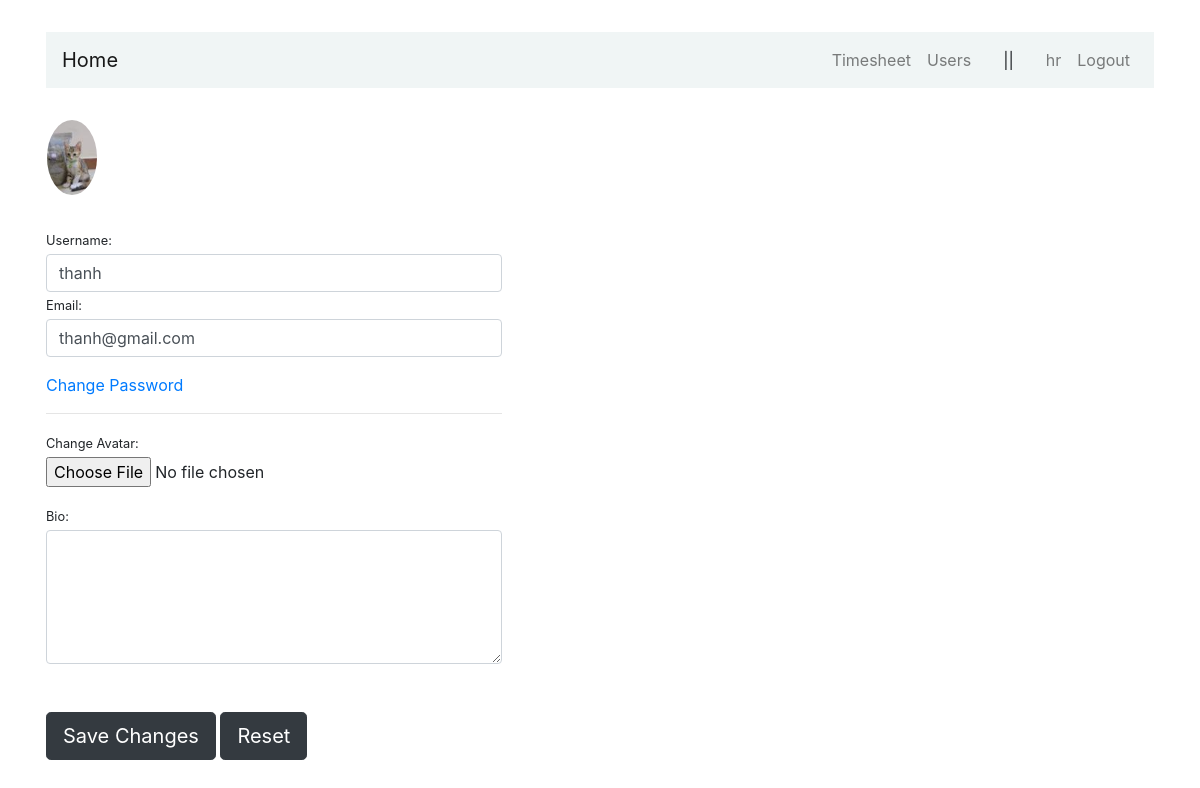
The app's page /users/edit/4 (signed in) with its own data.
### users/models.py (models this page shows, shortened)
class User(AbstractBaseUser, PermissionsMixin):
    username = models.CharField(_("username"), max_length=100, unique=True, validators=[UnicodeUsernameValidator()], error_messages={"unique": _("A user with that username already exists."),})
    first_name = models.CharField(_("first name"), max_length=100, blank=True)
    last_name = models.CharField(_("last name"), max_length=100, blank=True)    # Surname
    email = models.EmailField(_("email address"), blank=True)
    is_staff = models.BooleanField(_("staff status"), default=False,)
    is_active = models.BooleanField(_("active"), default=True)
    date_joined = models.DateTimeField(_("date joined"), default=timezone.now)
    objects = UserManager()
    EMAIL_FIELD = "email"
    USERNAME_FIELD = "username"
    class Meta:
        verbose_name = _("user")
        verbose_name_plural = _("users")

class Profile(models.Model):
    user = models.OneToOneField(User, on_delete=models.CASCADE)
    avatar = models.ImageField(default='images/avatar_default.jpg', upload_to='images')
    gender = models.CharField(_("gender"), max_length=100, blank=True, choices=GENDER_CHOICES)
    address = models.CharField(_("address"), max_length=100, blank=True)
    birthday = models.DateField(_("birthday"), max_length=10, blank=True, null=True)

### users/views.py (the view)
# urls.py: path('users/edit/<int:pk>', views.profile, name='users-edit'),
@login_required
def profile(request, pk):
    target_user = User.objects.get(id=pk)
    if request.method == 'POST':
        user_form = UpdateUserForm(request.POST, instance=target_user)
        profile_form = UpdateProfileForm(request.POST, request.FILES, instance=target_user.profile)
        if user_form.is_valid() and profile_form.is_valid():
            user_form.save()
            profile_form.save()
            messages.success(request, 'Your profile is updated successfully')
            return redirect(f"/users/edit/{pk}")
    else:
        user_form = UpdateUserForm(instance=target_user)
        profile_form = UpdateProfileForm(instance=target_user.profile)
    return render(request, 'users/profile.html', {'target_user': target_user, 'user_form': user_form, 'profile_form': profile_form})

### users/forms.py
class UpdateUserForm(forms.ModelForm):
    username = forms.CharField(max_length=100,
                               required=True,
                               widget=forms.TextInput(attrs={'class': 'form-control'}))
    email = forms.EmailField(required=False,
                             widget=forms.TextInput(attrs={'class': 'form-control'}))
    class Meta:
        model = User
        fields = ['username', 'email']

class UpdateProfileForm(forms.ModelForm):
    avatar = forms.ImageField(widget=forms.FileInput(attrs={'class': 'form-control-file'}))
    address = forms.CharField(widget=forms.Textarea(attrs={'class': 'form-control', 'rows': 5}))
    class Meta:
        model = Profile
        fields = ['avatar', 'address']

### users/templates/users/profile.html (shortened to what this page needs)
{% extends "users/base.html" %}
{% block content %}
    <div class="row my-3 p-3">
        <img class="rounded-circle account-img" src="{{ target_user.profile.avatar.url }} " style="cursor: pointer; max-width: 50px;"/>
    </div>
    <div class="form-content">
        <form method="post" enctype="multipart/form-data">
            <div class="form-row">
                <div class="col-md-5">
                    <div class="form-group">
                        <label class="small mb-1">Username:</label>
                            {{ user_form.username }}
                        <label class="small mb-1">Email:</label>
                            {{ user_form.email }}
                    </div>
                    <div class="form-group">
                        <a href="#">Change Password</a>
                        <hr>
                        <label class="small mb-1">Change Avatar:</label>
                        {{ profile_form.avatar }}
                    </div>
                    <label class="small mb-1">Bio:</label> {{ profile_form.address }}
                </div>
            </div>
            <br><br>
            <button type="submit" class="btn btn-dark btn-lg">Save Changes</button>
            <button type="reset" class="btn btn-dark btn-lg">Reset</button>
        </form>
    </div>
{% endblock content %}

### users/templates/users/base.html (shortened to what this page needs)
<!doctype html>
<html lang="en">
<head>
    <link rel="stylesheet" href="https://maxcdn.bootstrapcdn.com/bootstrap/4.0.0/css/bootstrap.min.css">
    <link rel="stylesheet" href="https://use.fontawesome.com/releases/v5.8.2/css/all.css">
</head>
<body>
  <div class="container p-3 my-3">
    <div class="row">
      <div class="col-md-12">
        <nav class="navbar navbar-expand-md navbar-light " style="background-color: #f0f5f5">
          <a href="/" class="navbar-brand">Home</a>
            <div class="collapse navbar-collapse" id="navbarCollapse">
              <div class="navbar-nav ml-auto">
                {% if user.is_authenticated %}
                <a href="{% url 'timesheet' %}" class="nav-item nav-link">Timesheet</a>
                <a href="{% url 'users-list' %}" class="nav-item nav-link">Users</a>
                <span class="mx-4 my-auto">||</span>
                  <a href="#" class="nav-item nav-link">{{user.username}}</a>
                  <a href="{% url 'logout' %}" class="nav-item nav-link">Logout</a>
                {% else %}
                  <a href="{% url 'login' %}" class="nav-item nav-link">Sign in</a>
                {% endif %}
              </div>
            </div>
        </nav>
        {% block content %}{% endblock %}
      </div>
    </div>
  </div>
</body>
</html>

### records on screen
User: username "hr"
User: profile.avatar (placeholder picture), username "thanh", email "thanh@gmail.com"
